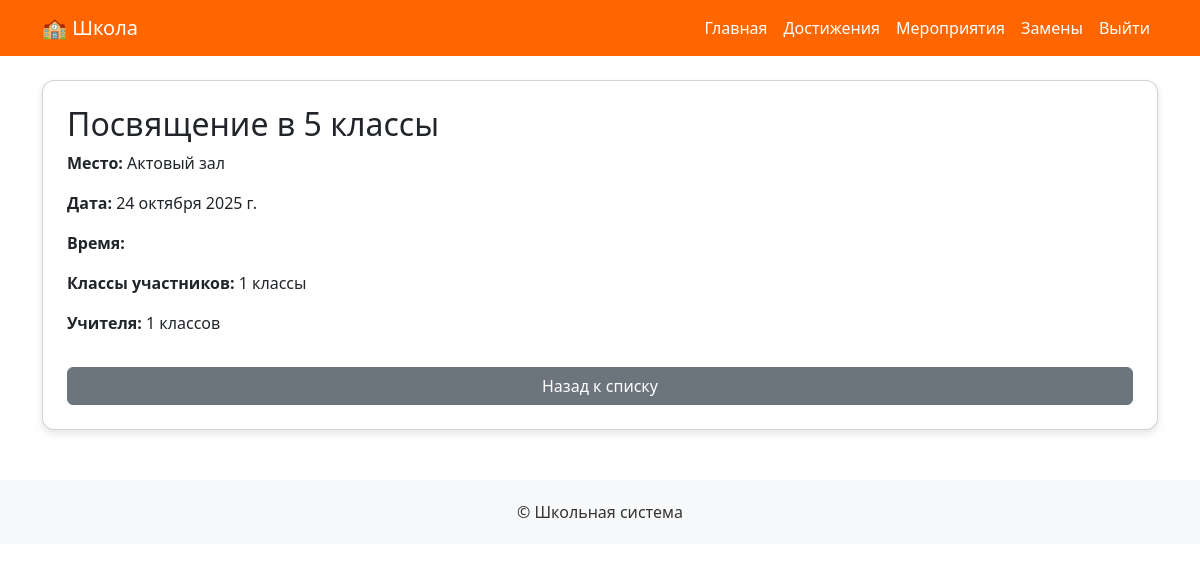
/events/1/ (signed in), run on the app's committed database.
### events/models.py (models this page shows, shortened)
class Event(models.Model):
    name = models.CharField("Название мероприятия", max_length=255)
    place = models.CharField("Место", max_length=255)
    participants_classes = models.CharField("Классы участников", max_length=255, blank=True)
    participants_teachers = models.CharField("Учителя", max_length=255, blank=True)
    date = models.DateField("Дата")
    created_by = models.ForeignKey(User, on_delete=models.CASCADE, related_name='events')
    time = models.TimeField("Время", blank=True, null=True)  # новое поле
    class Meta:
        verbose_name = "Мероприятие"
        verbose_name_plural = "Мероприятия"
        ordering = ['date' , 'time']

### events/views.py (the view)
# urls.py: path('<int:pk>/', views.event_detail, name='event_detail'),
@login_required
def event_detail(request, pk):
    event = get_object_or_404(Event, pk=pk)
    return render(request, 'events/event_detail.html', {'event': event})

### templates/events/event_detail.html (shortened to what this page needs)
{% extends 'base.html' %}
{% block content %}
<div class="card p-4">
    <h2>{{ event.name }}</h2>
    <p><strong>Место:</strong> {{ event.place }}</p>
    <p><strong>Дата:</strong> {{ event.date }}</p>
    <p><strong>Время:</strong> {{ event.time|time:"H:i" }}</p>
    <p><strong>Классы участников:</strong> {{ event.participants_classes }}</p>
    <p><strong>Учителя:</strong> {{ event.participants_teachers }}</p>
    <a href="{% url 'events:event_list' %}" class="btn btn-secondary mt-3">Назад к списку</a>
</div>
{% endblock %}

### templates/base.html (style rules this page uses)
body { background-color: #ffffff; color: #333; }
.card { border-radius: 12px; box-shadow: 0 4px 8px rgba(0,0,0,0.1); }

### data on the page
Event: name "Посвящение в 5 классы", place "Актовый зал", date "24 октября 2025 г.", participants_classes "1 классы", participants_teachers "1 классов"
